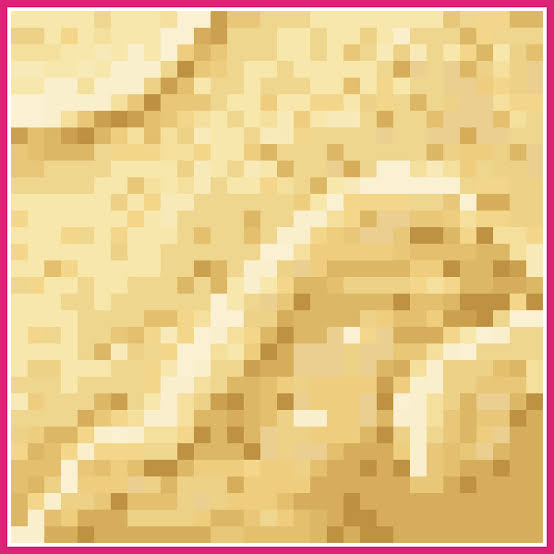
#> input picture art-source/ground-sand.jpg, 554 x 554 px
$ python make_sprite.py ../art-source/ground-sand.jpg out.png --width 100
#> lines starting #> are read from the running program, lines starting #| are printed output that depends on the picture
"""Crop, (optionally) de-checkerboard, and shrink one piece of art.

Usage:
  python make_sprite.py SRC OUT (--width W | --height H) [--key] [--figure N]

--key       remove a fake gray/white checkerboard background (for RGB images)
--figure N  the source holds several objects side by side; keep the Nth (0 = leftmost)
Sizes are the final file size in pixels (use 2x the CSS size for sharp Retina display).
"""
import argparse
from PIL import Image

# [58 lines left out: functions remove_checkerboard, figures, not called in this run]

def main():
    ap = argparse.ArgumentParser()
    ap.add_argument('src')
    ap.add_argument('out')
    size = ap.add_mutually_exclusive_group(required=True)
    size.add_argument('--width', type=int)
    size.add_argument('--height', type=int)
    ap.add_argument('--key', action='store_true')
    ap.add_argument('--figure', type=int)
    args = ap.parse_args()

    im = Image.open(args.src).convert('RGBA')
    if args.key:
        im = remove_checkerboard(im)
    if args.figure is not None:
        im = figures(im)[args.figure]

    # Tidy faint edge noise, then crop to the art
    alpha = im.getchannel('A').point(lambda v: 0 if v < 10 else v)
#> alpha: PIL image 554x554 L; every value is 255
    im.putalpha(alpha)
    im = im.crop(alpha.getbbox())

    scale = args.width / im.width if args.width else args.height / im.height
#> scale = 0.181
    size = (round(im.width * scale), round(im.height * scale))
#> size = (100, 100)
    # Premultiplied alpha avoids dark halos around the edges when shrinking
    small = im.convert('RGBa').resize(size, Image.LANCZOS).convert('RGBA')
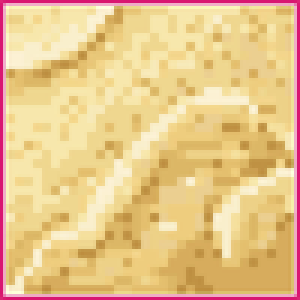
#> small: PIL image 100x100 RGBA (shown 3 times larger); mean R, G, B, A 233.8, 198.5, 139.3, 255
    small.save(args.out, optimize=True)
    print(f'{args.out}: {small.width}x{small.height} (CSS {small.width / 2:g}x{small.height / 2:g})')
#| out.png: 100x100 (CSS 50x50)

main()
